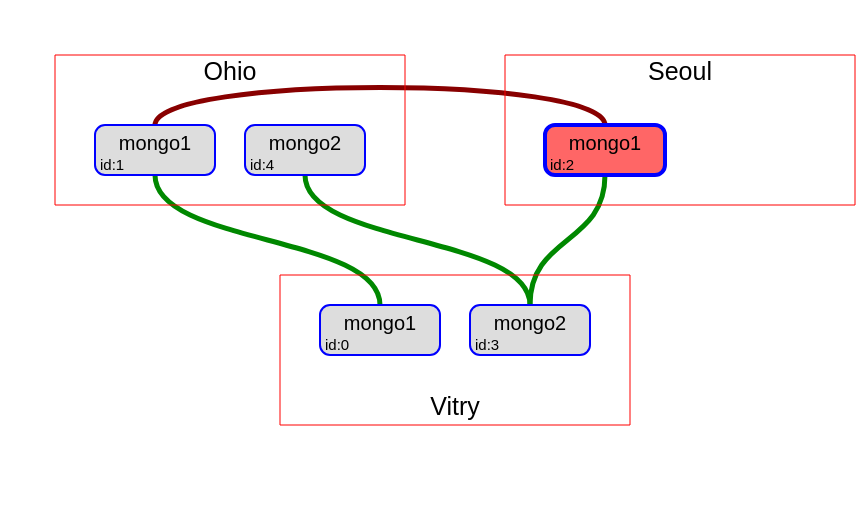

Vega-Lite specification stored for this chart:
### Vega specification from a JSON file in a GitHub repository (floating-point values rounded to 4 significant figures)
{"$schema": "https://vega.github.io/schema/vega/v5.11.json", "width": 500, "height": 500, "padding": 5, "_test": 20, "data": [{"name": "regions", "values": [{"name": "vtr", "width": 350, "height": 150, "x": 275, "y": 270, "count": 2, "user_name": "Vitry"}, {"name": "ohio", "width": 350, "height": 150, "x": 50, "y": 50, "count": 2, "user_name": "Ohio"}, {"name": "seoul", "width": 350, "height": 150, "x": 500, "y": 50, "count": 1, "user_name": "Seoul"}], "transform": [{"type": "formula", "as": "text_x", "expr": "datum.x + datum.width/2"}, {"type": "formula", "as": "text_y", "expr": "datum.y>100 ? datum.y + datum.height - 30 : datum.y + 5"}]}, {"name": "mongo-status", "values": [{"_id": 0, "name": "mongo1.ww.project.vtr.internal:27017", "syncSourceId": 1, "syncSourceHost": "mongo2.ww.project.vtr.internal:27017"}, {"_id": 1, "name": "mongo1.ww.project.ohio.cloud:27017", "syncSourceId": 2, "syncSourceHost": "mongo2.ww.project.vtr.internal:27017"}, {"_id": 2, "name": "mongo1.ww.project.seoul.cloud:27017", "syncSourceId": -1, "state": "PRIMARY", "syncSourceHost": ""}, {"_id": 3, "name": "mongo2.ww.project.vtr.internal:27017", "syncSourceId": 2, "syncSourceHost": ""}, {"_id": 4, "name": "mongo2.ww.project.ohio.cloud:27017", "syncSourceId": 3, "syncSourceHost": "mongo2.ww.project.vtr.internal:27017"}], "transform": [{"type": "formula", "as": "id", "expr": "'id:'+datum._id"}, {"type": "formula", "as": "name_parts", "expr": "split(split(datum.name,':')[0],'.')"}, {"type": "formula", "as": "node_name", "expr": "datum.name_parts[0]"}, {"type": "formula", "as": "node_region", "expr": "datum.name_parts[3]"}, {"type": "formula", "as": "index", "expr": "slice(datum.node_name,-1)-1"}, {"type": "lookup", "from": "regions", "key": "name", "fields": ["node_region"], "as": ["region"]}, {"type": "formula", "as": "x", "expr": "datum.region.x + 40 + datum.index * 150"}, {"type": "formula", "as": "width", "expr": "120"}, {"type": "formula", "as": "y", "expr": "datum.region.y + (datum.node_region=='vtr'?30:70)"}, {"type": "formula", "as": "height", "expr": "50"}, {"type": "formula", "as": "right", "expr": "datum.x + datum.width"}, {"type": "formula", "as": "bottom", "expr": "datum.y + datum.height"}, {"type": "formula", "as": "cx", "expr": "datum.x + datum.width/2"}, {"type": "formula", "as": "cy", "expr": "datum.y + datum.height/2"}, {"type": "formula", "as": "back_color", "expr": "datum.state=='PRIMARY' ? '#f66' : '#ddd'"}, {"type": "formula", "as": "line_width", "expr": "datum.state=='PRIMARY' ? 4 : 2"}]}, {"name": "links", "source": "mongo-status", "transform": [{"type": "filter", "expr": "! (datum.syncSourceId<0)"}, {"type": "lookup", "from": "mongo-status", "fields": ["syncSourceId"], "key": "_id", "as": ["target"]}]}, {"name": "smart-links", "source": "links", "transform": [{"type": "formula", "as": "same_line", "expr": "datum.y==datum.target.y"}, {"type": "formula", "as": "left_node", "expr": "datum.x < datum.target.x ? datum : datum.target"}, {"type": "formula", "as": "right_node", "expr": "datum.x > datum.target.x ? datum : datum.target"}, {"type": "formula", "as": "top_node", "expr": "datum.y < datum.target.y ? datum : datum.target"}, {"type": "formula", "as": "bottom_node", "expr": "datum.y > datum.target.y ? datum : datum.target"}, {"type": "formula", "as": "same_region", "expr": "datum.node_region==datum.target.node_region"}, {"type": "formula", "as": "top_line", "expr": "(datum.node_region!='vtr') && (datum.target.node_region!='vtr')"}, {"type": "formula", "as": "bottom_line", "expr": "(datum.node_region=='vtr') && (datum.target.node_region=='vtr')"}, {"type": "formula", "as": "cross_line", "expr": "!datum.top_line && !datum.bottom_line"}, {"type": "formula", "as": "side_to_side", "expr": "datum.same_line && ( datum.same_region && datum.left_node.index == datum.right_node.index -1 )"}]}, {"name": "side-to-side-links", "source": "smart-links", "transform": [{"type": "filter", "expr": "datum.side_to_side"}, {"type": "formula", "as": "path", "expr": "'M'+datum.left_node.right+','+datum.left_node.cy+'L'+datum.right_node.x+','+datum.right_node.cy"}]}, {"name": "top-links", "source": "smart-links", "transform": [{"type": "filter", "expr": "datum.top_line && ! datum.side_to_side"}, {"type": "formula", "as": "y", "expr": "datum.y"}, {"type": "formula", "as": "up", "expr": "datum.y - 50"}, {"type": "formula", "as": "path", "expr": "'M'+datum.cx+','+datum.y+'C'+datum.cx+','+datum.up+' '+datum.target.cx+','+datum.up+' '+datum.target.cx+','+datum.y"}]}, {"name": "cross-line-links", "source": "smart-links", "transform": [{"type": "filter", "expr": "datum.cross_line"}, {"type": "formula", "as": "btm", "expr": "datum.top_node.bottom + 70"}, {"type": "formula", "as": "up", "expr": "datum.bottom_node.y - 70"}, {"type": "formula", "as": "p1", "expr": "datum.top_node.cx+','+datum.top_node.bottom"}, {"type": "formula", "as": "p2", "expr": "datum.top_node.cx+','+datum.btm"}, {"type": "formula", "as": "p3", "expr": "datum.bottom_node.cx+','+datum.up"}, {"type": "formula", "as": "p4", "expr": "datum.bottom_node.cx+','+datum.bottom_node.y"}, {"type": "formula", "as": "path", "expr": "'M'+datum.p1+'C'+datum.p2+' '+datum.p3+' '+datum.p4"}]}, {"name": "all-links", "source": ["top-links", "side-to-side-links", "cross-line-links"]}], "scales": [{"name": "c", "type": "ordinal", "domain": [false, true], "range": ["#880000", "#008800"]}], "marks": [{"type": "path", "from": {"data": "all-links"}, "encode": {"enter": {"path": {"field": "path"}, "stroke": {"scale": "c", "field": "cross_line"}, "strokeWidth": {"value": 5}}}}, {"type": "rect", "from": {"data": "mongo-status"}, "encode": {"enter": {"x": {"field": "x"}, "y": {"field": "y"}, "width": {"field": "width"}, "height": {"field": "height"}, "stroke": {"value": "blue"}, "cornerRadius": {"value": 10}, "strokeWidth": {"field": "line_width"}, "fill": {"field": "back_color"}}}}, {"type": "text", "from": {"data": "mongo-status"}, "encode": {"enter": {"text": {"field": "node_name"}, "align": {"value": "center"}, "fontSize": {"value": 20}, "x": {"field": "cx"}, "y": {"field": "cy"}}}}, {"type": "text", "from": {"data": "mongo-status"}, "encode": {"enter": {"text": {"field": "id"}, "align": {"value": "left"}, "x": {"field": "x"}, "y": {"field": "bottom"}, "fontSize": {"value": 15}, "dx": {"value": 5}, "dy": {"value": -5}}}}, {"type": "rect", "from": {"data": "regions"}, "encode": {"enter": {"x": {"field": "x"}, "y": {"field": "y"}, "width": {"field": "width"}, "height": {"field": "height"}, "stroke": {"value": "red"}}}}, {"type": "text", "from": {"data": "regions"}, "encode": {"enter": {"text": {"field": "user_name"}, "align": {"value": "center"}, "baseline": {"value": "top"}, "x": {"field": "text_x"}, "y": {"field": "text_y"}, "fontSize": {"value": 25}}}}]}
